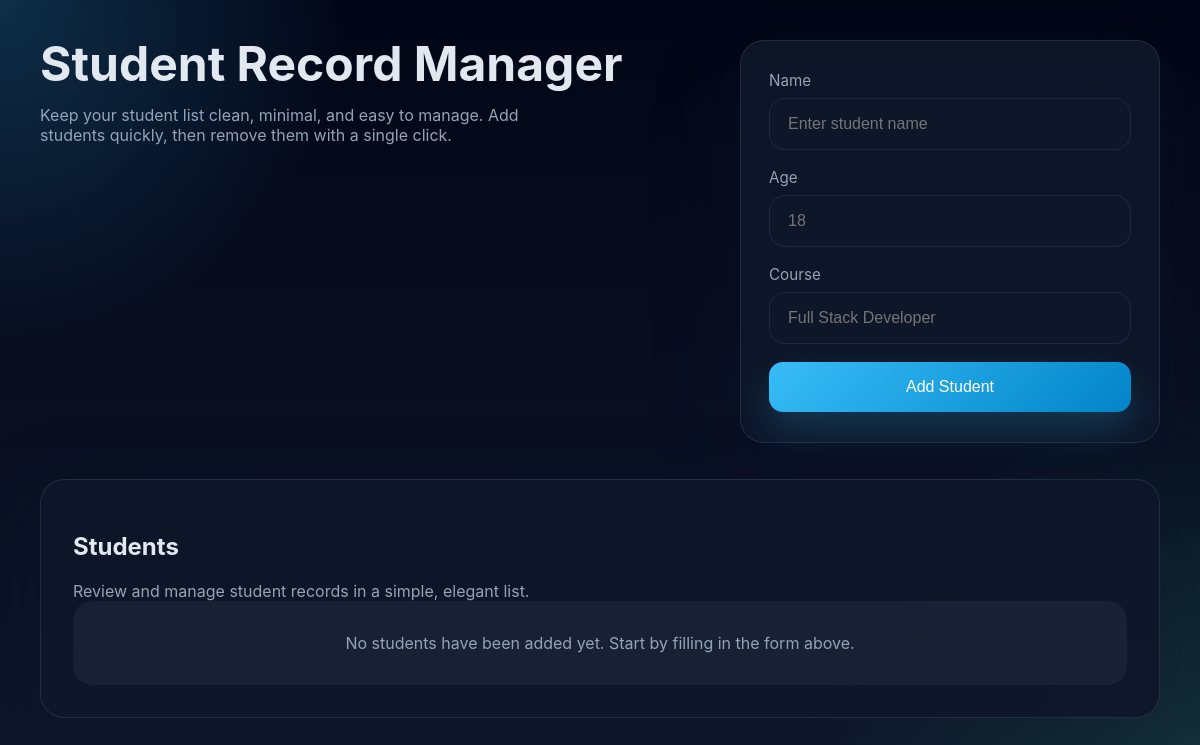
Before: / with the older database file.
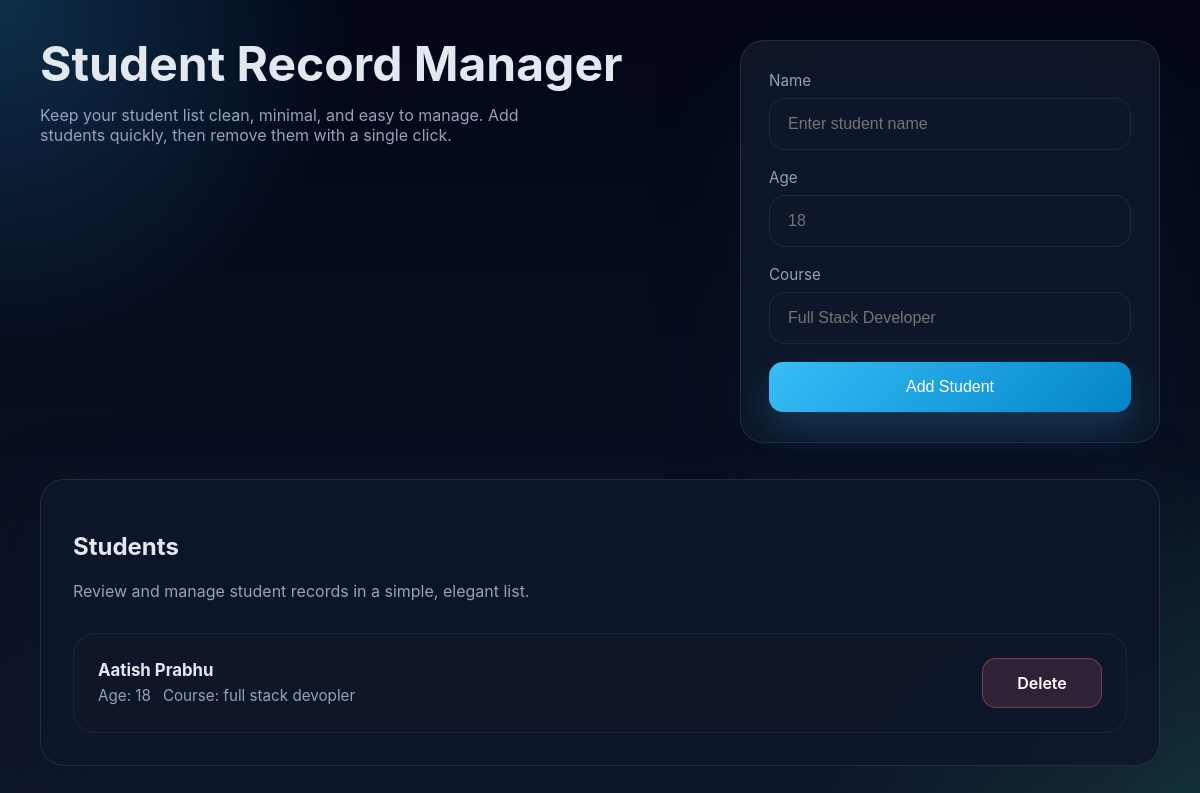
After: the same page with the newer database file.
### student_project/students/models.py (models this page shows, shortened)
class Student(models.Model):
    name = models.CharField(max_length=100)
    age = models.IntegerField()
    course = models.CharField(max_length=100)

### student_project/students/views.py (the view, shortened to what this page needs)
# urls.py: path('', views.home),
def home(request):
    students = Student.objects.all()
    return render(
        request,
        'home.html',
        {'students': students}
    )

### student_project/students/templates/home.html (shortened to what this page needs)
<!DOCTYPE html>
<html lang="en">
<head>
  {% load static %}
  <link rel="stylesheet" href="{% static 'students/style.css' %}" />
</head>
<body>
  <div class="page-shell">
    <header class="header">
      <div class="header-title">
        <h1>Student Record Manager</h1>
        <p>Keep your student list clean, minimal, and easy to manage. Add students quickly, then remove them with a single click.</p>
      </div>
      <div class="card form-card">
        <form method="POST" class="form-grid" id="student-form">
          <div class="input-group">
            <label for="name">Name</label>
            <input type="text" id="name" name="name" placeholder="Enter student name" required />
          </div>
          <div class="input-group">
            <label for="age">Age</label>
            <input type="number" id="age" name="age" placeholder="18" min="1" required />
          </div>
          <div class="input-group">
            <label for="course">Course</label>
            <input type="text" id="course" name="course" placeholder="Full Stack Developer" required />
          </div>
          <button class="primary" type="submit">Add Student</button>
        </form>
      </div>
    </header>
    <section class="card">
      <div class="header-title">
        <h2>Students</h2>
        <p>Review and manage student records in a simple, elegant list.</p>
      </div>
      {% if students %}
      <div class="students-panel">
        {% for student in students %}
        <div class="student-row">
          <div class="student-info">
            <div class="student-name">{{ student.name }}</div>
            <div class="student-meta">
              <span>Age: {{ student.age }}</span>
              <span>Course: {{ student.course }}</span>
            </div>
          </div>
          <a class="delete-link" href="/delete/{{ student.id }}" onclick="return confirm('Delete this student?');">Delete</a>
        </div>
        {% endfor %}
      </div>
      {% else %}
      <div class="no-students">No students have been added yet. Start by filling in the form above.</div>
      {% endif %}
    </section>
  </div>
</body>
</html>

### student_project/students/static/students/style.css (style rules this page uses)
:root { --bg: #0f172a; --surface: rgba(15, 23, 42, 0.92); --surface-strong: #111827; --border: rgba(148, 163, 184, 0.16); --text: #e2e8f0; --muted: #94a3b8; --accent: #38bdf8; --accent-strong: #0284c7; --success: #34d399; --danger: #fb7185; --radius: 24px; --shadow: 0 24px 80px rgba(15, 23, 42, 0.35); }
* { box-sizing: border-box; }
body { margin: 0; min-height: 100vh; font-family: Inter, ui-sans-serif, system-ui, -apple-system, BlinkMacSystemFont, "Segoe UI", sans-serif; color: var(--text); background: radial-gradient(circle at top left, rgba(56, 189, 248, 0.22), transparent 24%), radial-gradient(circle at bottom right, rgba(52, 211, 153, 0.16), transparent 28%), linear-gradient(180deg, #020617 0%, #0f172a 100%); }
.page-shell { width: min(1120px, calc(100% - 40px)); margin: 0 auto; padding: 40px 0 72px; }
.header { display: flex; flex-wrap: wrap; align-items: stretch; justify-content: space-between; gap: 30px; margin-bottom: 36px; }
.header-title { flex: 1 1 0; min-width: 260px; max-width: 60%; }
.header .card { flex: 0 0 420px; min-width: 280px; align-self: flex-start; }
.form-card { padding: 30px 28px; }
.header-title h1 { margin: 0; font-size: clamp(2rem, 4vw, 3.3rem); line-height: 1.02; }
.header-title p { margin: 16px 0 0; color: var(--muted); font-size: 1rem; max-width: 34rem; }
.card { background: var(--surface); border: 1px solid var(--border); border-radius: var(--radius); box-shadow: var(--shadow); backdrop-filter: blur(24px); padding: 32px; }
.form-grid { display: grid; gap: 18px; }
.input-group { display: grid; gap: 8px; }
label { font-size: 0.95rem; color: var(--muted); }
input { width: 100%; padding: 16px 18px; border-radius: 16px; border: 1px solid rgba(148, 163, 184, 0.12); background: rgba(15, 23, 42, 0.84); color: var(--text); font-size: 1rem; outline: none; transition: border-color 0.2s ease, transform 0.2s ease; }
button.primary { border: none; border-radius: 14px; background: linear-gradient(135deg, var(--accent), var(--accent-strong)); color: #ffffff; padding: 16px 22px; width: 100%; font-size: 1rem; cursor: pointer; transition: transform 0.2s ease, box-shadow 0.2s ease, opacity 0.2s ease; box-shadow: 0 18px 36px rgba(56, 189, 248, 0.2); }
.students-panel { margin-top: 32px; display: grid; gap: 18px; }
.student-row { display: grid; grid-template-columns: minmax(0, 1fr) auto; align-items: center; gap: 18px; padding: 24px; border-radius: 22px; border: 1px solid rgba(148, 163, 184, 0.1); background: rgba(15, 23, 42, 0.75); }
.student-info { display: grid; gap: 6px; }
.student-name { font-size: 1.05rem; font-weight: 700; }
.student-meta { color: var(--muted); display: flex; flex-wrap: wrap; gap: 12px; font-size: 0.95rem; }
.student-meta span { display: inline-flex; align-items: center; gap: 8px; }
.delete-link { display: inline-flex; align-items: center; justify-content: center; min-width: 120px; padding: 14px 18px; border-radius: 14px; text-decoration: none; color: #ffffff; background: rgba(251, 113, 133, 0.14); border: 1px solid rgba(251, 113, 133, 0.35); font-weight: 600; transition: background 0.2s ease, transform 0.2s ease; }

Changed rows visible on the page:
added Student: name "Aatish Prabhu", age "18", course "full stack devopler"
Other visible differences:
text no longer shown: "No students have been added yet. Start by filling in the form above."
